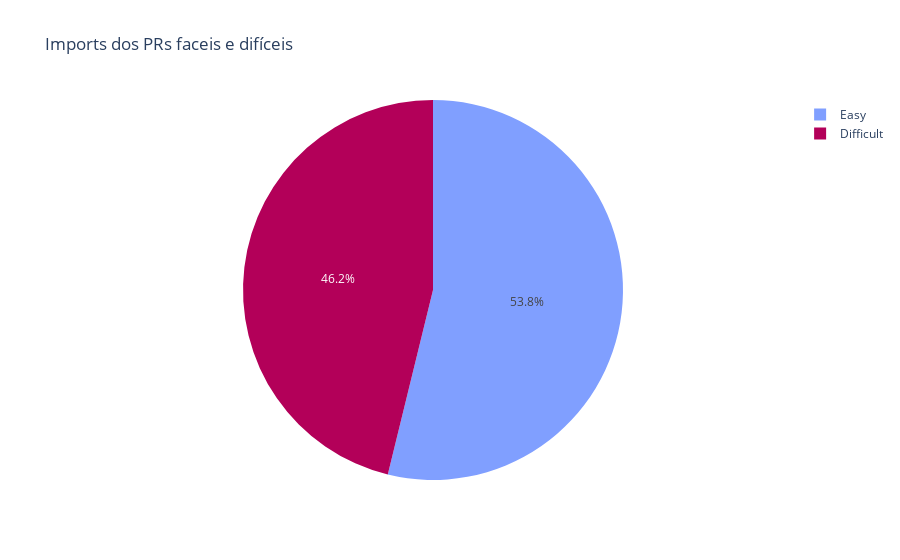
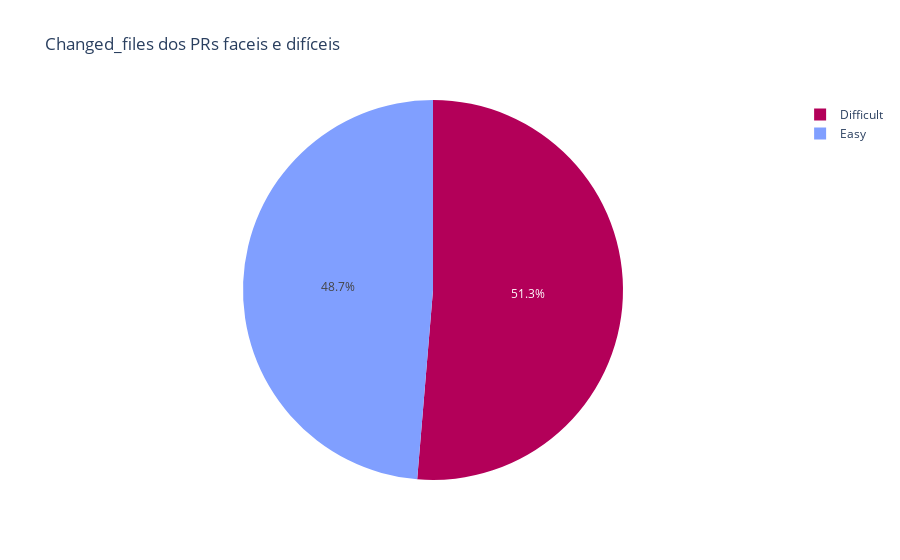
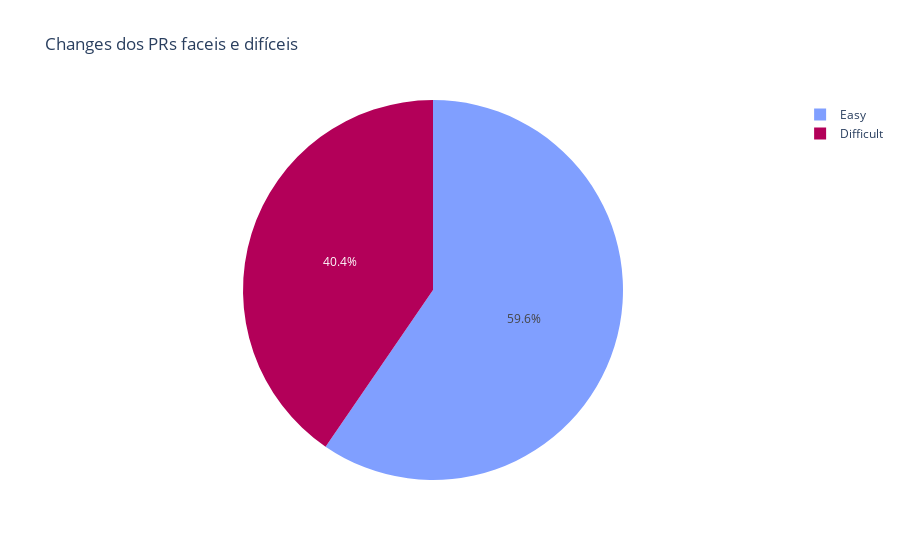
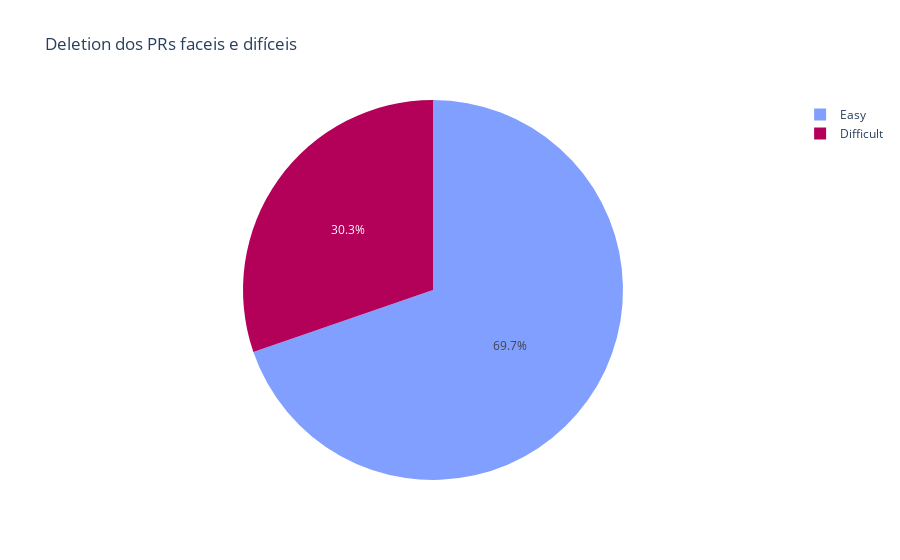

Notebook cell for these charts, in order:
### Code cell
columns = ['Imports', 'Changed_files', 'Changes', 'Deletion', 'Aditions', 'Size_body', 'PR_comments', 'PR_size_comments', 'Review_comments', 'Review_size_comments', 'Issue_comments', 'Issue_size_comments', 'Qtd_labels', 'Commits']
labelsGraf = ['Imports dos PRs faceis e difíceis', 'Changed_files dos PRs faceis e difíceis', 'Changes dos PRs faceis e difíceis', 'Deletion dos PRs faceis e difíceis', 'Aditions dos PRs faceis e difíceis', 'Size_body dos PRs faceis e difíceis', 'PR_comments dos PRs faceis e difíceis', 'PR_size_comments dos PRs faceis e difíceis', 'Review_comments dos PRs faceis e difíceis', 'Review_size_comments dos PRs faceis e difíceis', 'Issue_comments dos PRs faceis e difíceis', 'Issue_size_comments dos PRs faceis e difíceis', 'Qtd_labels dos PRs faceis e difíceis', 'Commits dos PRs faceis e dicíceis']
labels = ['Difficult', 'Easy']

for idx, column in enumerate(columns):
    valores = []

    for label in labels:
        valores.append([label, df.loc[df['Nivel'] == label, column].sum()])

    dataframe = pd.DataFrame(valores, columns=['Nivel', column])
    fig = px.pie(dataframe, values=column, names='Nivel', title=labelsGraf[idx],  color='Nivel', color_discrete_map={'Difficult':'#b30059', 'Easy':'#809fff'} )
    fig.show()

### Figure 1 — Plotly figure (JSON) as saved in the notebook; plotly's stock layout.template omitted (floating-point values rounded to 4 significant figures)
{"data": [{"customdata": [["Difficult"], ["Easy"]], "domain": {"x": [0, 1], "y": [0, 1]}, "hovertemplate": "Nivel=%{customdata[0]}<br>Imports=%{value}<extra></extra>", "labels": ["Difficult", "Easy"], "legendgroup": "", "marker": {"colors": ["#b30059", "#809fff"]}, "name": "", "showlegend": true, "type": "pie", "values": [3.661, 4.268]}], "layout": {"legend": {"tracegroupgap": 0}, "title": {"text": "Imports dos PRs faceis e difíceis"}}}

### Figure 2 — Plotly figure (JSON) as saved in the notebook; plotly's stock layout.template omitted (floating-point values rounded to 4 significant figures)
{"data": [{"customdata": [["Difficult"], ["Easy"]], "domain": {"x": [0, 1], "y": [0, 1]}, "hovertemplate": "Nivel=%{customdata[0]}<br>Changed_files=%{value}<extra></extra>", "labels": ["Difficult", "Easy"], "legendgroup": "", "marker": {"colors": ["#b30059", "#809fff"]}, "name": "", "showlegend": true, "type": "pie", "values": [5.919, 5.613]}], "layout": {"legend": {"tracegroupgap": 0}, "title": {"text": "Changed_files dos PRs faceis e difíceis"}}}

### Figure 3 — Plotly figure (JSON) as saved in the notebook; plotly's stock layout.template omitted (floating-point values rounded to 4 significant figures)
{"data": [{"customdata": [["Difficult"], ["Easy"]], "domain": {"x": [0, 1], "y": [0, 1]}, "hovertemplate": "Nivel=%{customdata[0]}<br>Changes=%{value}<extra></extra>", "labels": ["Difficult", "Easy"], "legendgroup": "", "marker": {"colors": ["#b30059", "#809fff"]}, "name": "", "showlegend": true, "type": "pie", "values": [117.7, 173.3]}], "layout": {"legend": {"tracegroupgap": 0}, "title": {"text": "Changes dos PRs faceis e difíceis"}}}

### Figure 4 — Plotly figure (JSON) as saved in the notebook; plotly's stock layout.template omitted (floating-point values rounded to 4 significant figures)
{"data": [{"customdata": [["Difficult"], ["Easy"]], "domain": {"x": [0, 1], "y": [0, 1]}, "hovertemplate": "Nivel=%{customdata[0]}<br>Deletion=%{value}<extra></extra>", "labels": ["Difficult", "Easy"], "legendgroup": "", "marker": {"colors": ["#b30059", "#809fff"]}, "name": "", "showlegend": true, "type": "pie", "values": [19.5, 44.89]}], "layout": {"legend": {"tracegroupgap": 0}, "title": {"text": "Deletion dos PRs faceis e difíceis"}}}
